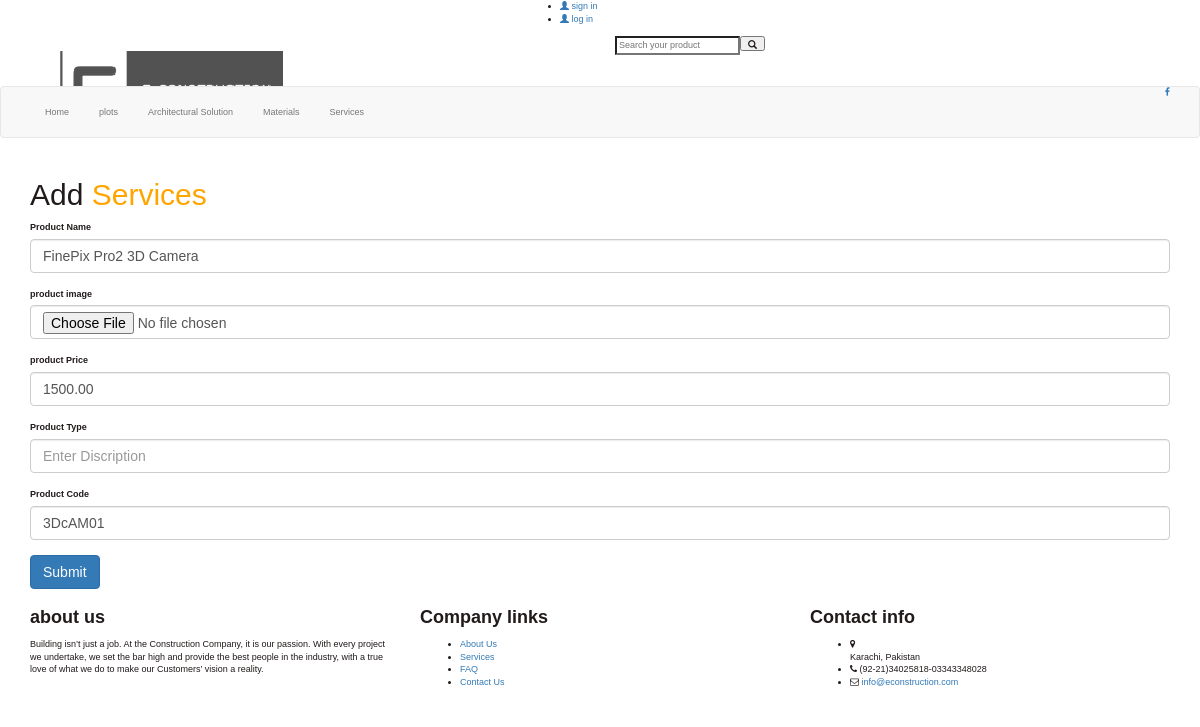
/material/materialupdate.php?id=1 (signed in), run on the app's committed database.
### tables this page shows
CREATE TABLE `tblproduct` (
  `id` int(8) NOT NULL,
  `name` varchar(255) NOT NULL,
  `code` varchar(255) NOT NULL,
  `image` text NOT NULL,
  `price` double(10,2) NOT NULL
);

### material/materialupdate.php (the view, shortened to what this page needs)
<?php
$id=$_GET['id'];
include_once("db.php");
$q="SELECT * FROM `tblproduct` WHERE `id`='$id'";
$result=mysqli_query($con,$q);
?>
<html>
<head>
  <link rel="stylesheet" type="text/css" href="bootstrap/css/bootstrap.min.css">
  <link rel="stylesheet" type="text/css" href="style.css">
  <link rel="stylesheet" href="https://cdnjs.cloudflare.com/ajax/libs/font-awesome/4.7.0/css/font-awesome.min.css">
</head>
<body>
<div id="top" class="nav-fixed">
    <div class="container">
      <div class="col-md-7">
        <ul class="menu">
          <li>
            <a href="register.php"><i class="glyphicon glyphicon-user"></i> sign in</a>
          </li>
          <li>
            <a href="register.php"><i class="glyphicon glyphicon-user"></i> log in</a>
          </li>
        </ul>
      </div>
    </div>
  </div>
   <div class="brandWrap">
      <div class="container top-margin">
        <div class="col-md-6">
           <div class="navbar-header">
           <a href="index.php" class="navbar-brand"><img src="images/logo.png"></a>
           </div>
        </div>
        <div class="col-md-6">
          <div class="nav navbar-nav">
            <div class="search-box">
            <div class="input-group">
              <input type="search" name="search" class="search" placeholder="Search your product">
              <button type="submit" name="search" class="search-button">
                  <span class="glyphicon glyphicon-search" ></span>
              </button>
            </div>
            </div>
          </div>
        </div>
      </div>
   </div>
   <div id="navbar" class="navbar navbar-default">
    <div class="container">
      <div class="padding-nav">
            <ul class="nav navbar-nav left">
               <li><a href="index.php">Home</a></li>
               <li><a href="#">plots</a></li>
               <li><a href="#">Architectural Solution</a></li>
               <li><a href="#">Materials</a></li>
               <li><a href="#">Services</a></li>
            </ul>
        </div>
        <div class="social-icon pull-right">
          <a href="#" class="fa fa-facebook"></a>
        </div>
    </div>
   </div>
    <div class="container">
      <div class="main-title">
        <h2>Add <span style="color: orange;">Services</span>
        </h2>
      </div>
        <?php
while ($row=mysqli_fetch_array($result)){
  ?>
      <form method="post" enctype="multipart/form-data">
<div class="form-group">
  <label for="exampleInputPassword1">Product Name</label>
  <input type="text" name="product_name" class="form-control" value="<?php echo $row['name']; ?>" id="exampleInputPassword1" placeholder="Enter servicee Type">
</div>
<div class="form-group">
  <label for="exampleInputPassword1">product image</label>
  <input type="file" name="product_image1" class="form-control" value="<?php echo $row['image']; ?>" id="exampleInputPassword1" placeholder="">
</div>
<div class="form-group">
  <label for="exampleInputPassword1">product Price</label>
  <input type="text" name="product_price" class="form-control" value="<?php echo $row['price']; ?>" id="exampleInputPassword1" placeholder="Enter servicee Type">
</div>
<div class="form-group">
  <label for="exampleInputPassword1">Product Type</label>
  <input type="text" name="prodtype" class="form-control" value="<?php echo $row['prodtype']; ?>" id="exampleInputPassword1" placeholder="Enter Discription">
</div>
  <div class="form-group">
  <label for="exampleInputPassword1">Product Code</label>
  <input type="text" name="code" class="form-control" value="<?php echo $row['code']; ?>" id="exampleInputPassword1" placeholder="Enter Discription">
</div>
        <input type="submit" name="Submit" class="btn btn-primary">
    </form>
        <?php
}
?>
</div>
<footer class="footer_area">
     <div class="container">
      <div class="row footer-row">
        <div class="col-md-4">
          <div class="footer-widget">
            <div class="widget-title">
              <h4><strong>about us</strong></h4>
            </div>
            <div class="text-widget">
             <p>
              Building isn’t just a job. At the Construction Company, it is our passion. With every project we undertake, we set the bar high and provide the best people in the industry, with a true love of what we do to make our Customers’ vision a reality.
             </p>
            </div>
          </div>
        </div>
        <div class="col-md-4">
            <div class="footer-widget">
              <div class="widget-title company-links">
                <h4><strong>Company links</strong></h4>
                <ul>
                  <li><a href="#aboutus-container">About Us</a></li>
                  <li><a href="#">Services</a></li>
                  <li><a href="#">FAQ</a></li>
                  <li><a href="#">Contact Us</a></li>
                </ul>
              </div>
              </div>
        </div>
        <div class="col-md-4">
            <div class="footer-widget">
              <div class="widget-title">
                <h4><strong>Contact info</strong></h4>
                <ul class="cantact-info">
                  <li> <i class=" fa fa-map-marker" aria-hidden="true"></i>
                           <br> Karachi, Pakistan
                  </li>
                  <li> <i class=" fa fa-phone" aria-hidden="true"></i>
                       (92-21)34025818-03343348028
                  </li>
                  <li> <i class=" fa fa-envelope-o" aria-hidden="true"></i>
                    <a href="#"> info@econstruction.com</a></li>
                </ul>
              </div>
              </div>
        </div>
      </div>
     </div>
   </footer>
</body>
</html>

### material/style.css (style rules this page uses)
body { font-family: Arial; color: #211a1a; font-size: 0.9em; }

### data on the page
tblproduct: product_name "FinePix Pro2 3D Camera", product_price "1500.00", code "3DcAM01"
